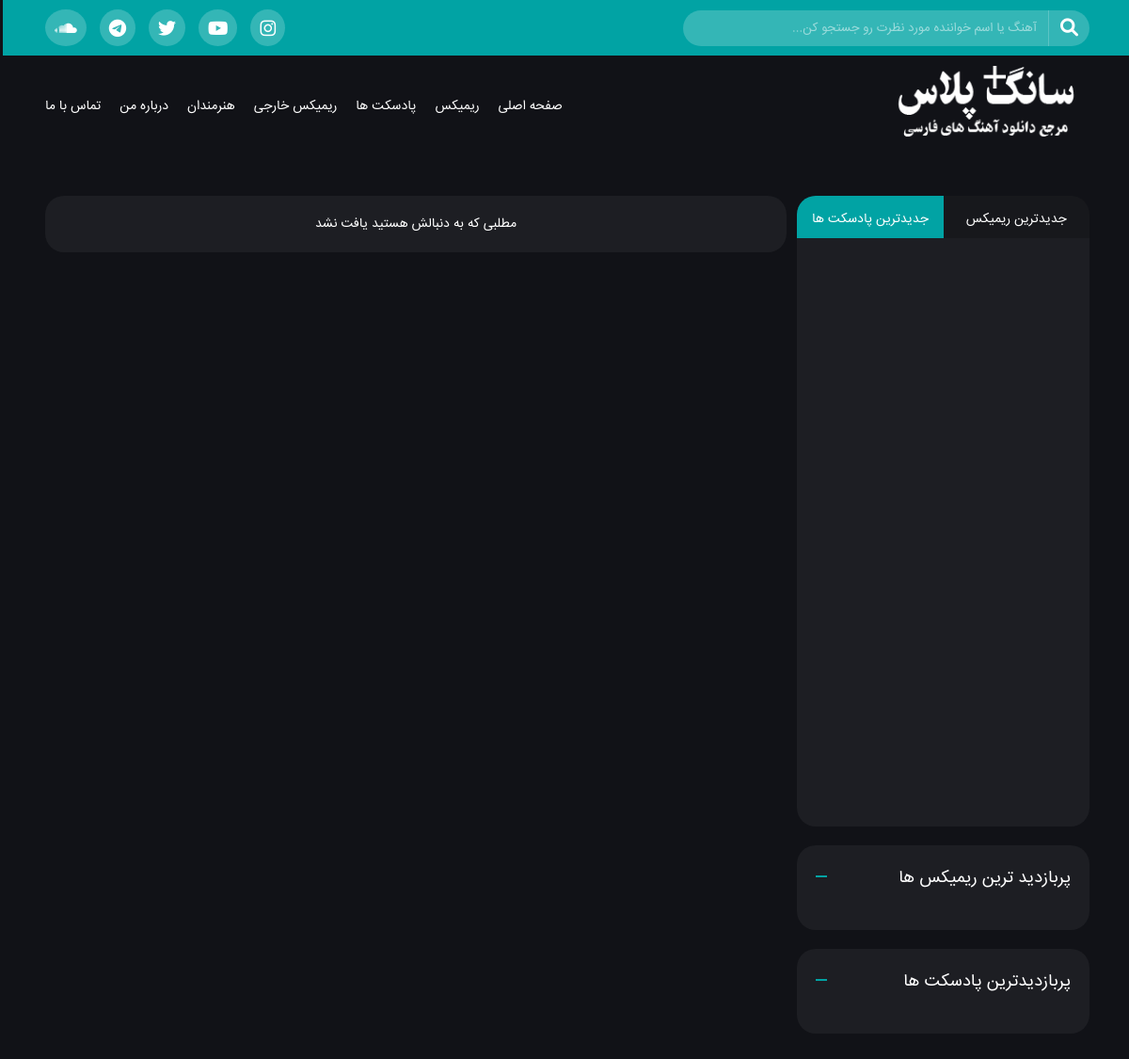
Screenshot of /search-result/ with the database file from the repository.
### artist/models.py (models this page shows)
class SocialNetwork(models.Model):
    SOCIAL_MEDIA=(
        ('instagram','Instagram'),
        ('youtube','YouTube'),
        ('facebook','Facebook'),
        ('twitter','Twitter'),
        ('telegram','Telegram'),
        ('youtube','Aparat'),
        ('soundcloud','SoundCloud'),
    )
    social_network_name=models.CharField(
        choices=SOCIAL_MEDIA,
        max_length=50,
        verbose_name='شبکه اجتماعی',
        help_text='نام شبکه اجتماعی را وارد کنید',
    )
    url=models.URLField(
        max_length=500,
        verbose_name='لینک شبکه اجتماعی را وار',
    )
    content_type = models.ForeignKey(
        ContentType,
        on_delete=models.CASCADE
    )
    object_id = models.PositiveIntegerField()
    content_object = GenericForeignKey()
    class Meta:
        verbose_name='شبکه اجتماعی'
        verbose_name_plural='شبکه های اجتماعی'

### about/models.py (models this page shows, shortened)
class AboutWebsite(models.Model):
    logo=models.ImageField(
        upload_to='images/about/logo/',
        verbose_name='لوگو',
    )
    favicon=models.ImageField(
        upload_to='images/about/logo',
        verbose_name='فاویکون',
        null=True,
        blank=True,
        help_text='ابعاد عکس 16 * 16',
    )
    name=models.CharField(
        max_length=100,
        verbose_name='نام وب سایت'
    )
    description=RichTextField(
        verbose_name='توضیحات',
    )
    class Meta:
        verbose_name='درباره وب سایت'
        verbose_name_plural='درباره وب سایت'

### category/models.py (models this page shows, shortened)
class Category(AbstractCommonField,AbstractDateFeild):
    parent=models.ForeignKey(
        'self',
        on_delete=models.CASCADE,
        verbose_name='والد',
        blank=True,
        null=True,
        related_name='child',
    )
    title=models.CharField(
        max_length=250,
        verbose_name='عنوان',
    )
    objects=CategoryManager()
    class Meta:
        abstract=True
        verbose_name='دسته بندی'
        verbose_name_plural='دسته بندی ها'

class TrackCategory(Category):
    class Meta:
        verbose_name='دسته بندی موزیک'
        verbose_name_plural='دسته بندی موزیک ها'
    def tracks_of_category_and_sub_category(self):
        from music.models import Track
        sub_categories_id=self.child.active().values_list('id',flat=True)
        if sub_categories_id:
            return Track.objects.active().filter(
                Q(category__id__in=sub_categories_id)|
                Q(category__id=self.id)
            ).distinct()
        return self.tracks.active()
    def last_tracks(self):
        return self.tracks_of_category_and_sub_category().order_by('-published')
    def most_visited_tracks(self):
        return self.tracks_of_category_and_sub_category().annotate(
            count=Count('hits')
        ).order_by('-count')
    def find_tracks(self,filter='time'):
        if filter == 'visit':
            return self.most_visited_tracks()
        else:
            return self.last_tracks
    def get_absolute_url(self):
        return reverse("music:tracks_of_category", args=[self.slug])

class ArtistCategory(Category):
    class Meta:
        verbose_name='دسته بندی هنرمند'
        verbose_name_plural='دسته بندی هنرمند ها'
    def get_absolute_url(self):
        return reverse("artist:artists_of_category", args=[self.slug])

### site_control/models.py (models this page shows, shortened)
class AbstractManageContent(AbstractDateFeild):
    FILTER_BASE=(
        ('time','زمان'),
        ('visit','بازدید')
    )
    title=models.CharField(
        max_length=250,
        verbose_name='عنوان'
    )
    status=models.BooleanField(
        default=True,
        verbose_name='وضعیت',
    )
    filter_base=models.CharField(
        choices=FILTER_BASE,
        max_length=5,
        verbose_name='فیلتر',
        help_text='در این قسمت شما میتوانید مشخص کنید که فیلتر بر اساس جدید ترین آیتم ها یا پربازدید ترین ها صورت بگیرد'
    )
    class Meta:
        abstract=True

class HomePage(AbstractManageContent):
    category=models.ForeignKey(
        TrackCategory,
        on_delete=models.PROTECT,
        related_name='home_contents',
        verbose_name='دسته بندی',
    )
    class Meta:
        verbose_name='مدیریت محتوای صفحه اصلی '
        verbose_name_plural='مدیریت محتوای صفحه اصلی '

class Sidebar(AbstractManageContent):
    category=models.ForeignKey(
        TrackCategory,
        on_delete=models.PROTECT,
        related_name='sidbars',
        verbose_name='دسته بندی',
    )
    class Meta:
        verbose_name='نوار کناری'
        verbose_name_plural='نوارهای کناری'

### music/views.py (the view)
# urls.py: path('search-result/',views.SearchTrackOrArtist.as_view(),name='search'),
class SearchTrackOrArtist(ListView):
    template_name='remix/music/search-result.html'
    context_object_name='results'
    paginate_by=10
    def get_queryset(self):
        query=self.request.GET.get('q','')
        tracks=Track.objects.active().filter(
            Q(title__icontains=query) |
            Q(finglish_title__icontains=query) |
            Q(artists__name__icontains=query)
        ).distinct()
        artists=Artist.objects.active().filter(
            name__icontains=query
        ).distinct()
        if tracks.exists() and artists.exists():
            result=list(chain(tracks,artists))
            return result
        return artists or tracks

### templates/remix/music/search-result.html (shortened to what this page needs)
{% extends 'remix/base.html'%}
{% load tags %}
{% block body %}
<div class="archive">
    <div class="container">
        <div class="box-single">
            <div class="main-single">
                {% for result in results %}
                    {% return_class_name result as class_name %}
                    {% if class_name == 'Track' %}
                    <div class="post-single">
                        <a href="{{result.get_absolute_url}}" class="search-page">{{result.title}}</a>
                    </div>
                    {% elif class_name == 'Artist' %}
                    <div class="post-single">
                        <a href="{{result.get_absolute_url}}" class="search-page">هنرمند {{result.name}}</a>
                    </div>
                    {% endif %}
                {% empty %}
                    {% include 'remix/site_control/not-found.html' %}
                {% endfor %}
            </div>
            {% sidbar %}
        </div>
    </div>
</div>
{% endblock body %}

### templates/remix/base.html (shortened to what this page needs)
{% load static %}
{% load tags %}
{% load about_tags %}
<!DOCTYPE html>
<html lang="fa">
<head>
    <link rel="stylesheet" href="{% static '/remix/css/all.css' %}">
    <link rel="stylesheet" href="{% static '/remix/css/owl.carousel.min.css' %}">
    <link rel="stylesheet" href="{% static '/remix/css/owl.theme.default.min.css' %}">
    <link rel="stylesheet" href="{% static '/remix/css/style.css' %}">
</head>
<body>
{% top_menue %}
{% navbar %}
{% block body%}
{% endblock body%}
</body>
</html>

### templates/remix/top-menue.html
<div class="top-menu">
    <div class="container">
        <div class="top-menu-box">
            <div class="top-menu-right">
                <form action="{% url 'music:search'%}" method="get">
                    <button type="submit">
                        <i class="fa fa-search"></i>
                    </button>
                    <input type="search" class="search-top-menu" placeholder="آهنگ یا اسم خواننده مورد نظرت رو جستجو کن..." name="q">
                </form>
            </div>
            <div class="top-menu-left">
                {% for social_network in about_me.social_networks.all %}
                        <a href="{{social_network.url}}"><i class="fab fa-{{social_network.social_network_name}}"></i> </a>
                {% endfor %}
            </div>
        </div>
    </div>
</div>

### templates/remix/navbar/navbar.html (shortened to what this page needs)
{% load static %}
<header class="menu">
    <div class="container">
        <div class="box-menu">
            <div class="menu-right">
                <div class="logo">
                    <a href="/">
                        <img src="{{website.logo.url}}">
                    </a>
                </div>
            </div>
            <div class="menu-left">
                <ul>
                    <li><a href="/">صفحه اصلی</a></li>
                    {% include 'remix/navbar/categories.html' %}
                    {% if about_me %}
                        <li><a href="{{about_me.get_absolute_url}}">درباره من</a></li>
                    {% endif %}
                    <li><a href="#" id="open_contact_box">تماس با ما</a> </li>
                </ul>
            </div>
        </div>
    </div>
</header>

### templates/remix/navbar/categories.html (shortened to what this page needs)
{% for category in track_categories %}
    {% if not category.child.active.exists and category.parent == None %}
        <li><a href="{{category.get_absolute_url}}">{{category.title}}</a></li>
    {% endif %}
{% endfor %}
{% for category in artist_categories %}
    {% if not category.child.exists and category.parent == None %}
        <li><a href="{{category.get_absolute_url}}">{{category.title}}</a></li>
    {% elif category.child.active  %}
        <li><a href="{{category.get_absolute_url}}">{{category.title}}</a>
        </li>
    {% endif %}
{% endfor %}

### templates/remix/site_control/not-found.html
<div class="post-single">
    <p class="not-found"> مطلبی که به دنبالش هستید یافت نشد </p>
</div>

### templates/remix/site_control/sidbar.html (shortened to what this page needs)
{% load static %}
{% load tags %}
<div class="sidebar">
    {% if static_sidbars %}
    <div class="single-widget">
        <div class="tabs">
            {% for static_sidbar in static_sidbars %}
                <div class="tabby-tab">
                    <label for="tab-{{forloop.counter}}">{{static_sidbar.title}}</label>
                    <div class="tabby-content">
                        <ul>
                        </ul>
                    </div>
                </div>
            {% endfor %}
        </div>
    </div>
    {% endif %}
    {% if dynamic_sidbars %}
        {% for sidbar in dynamic_sidbars %}
            <div class="single-widget">
                <h4>{{sidbar.title}}</h4>
                <ul>
                </ul>
            </div>
        {%endfor %}
    {% endif %}
</div>

### rows the page displays
AboutWebsite: logo (picture)
TrackCategory: title "ریمیکس"
TrackCategory: title "پادسکت ها"
TrackCategory: title "ریمیکس خارجی"
ArtistCategory: title "هنرمندان"
HomePage: title "جدیدترین ریمیکس"
HomePage: title "جدیدترین پادسکت ها"
Sidebar: title "پربازدید ترین ریمیکس ها"
Sidebar: title "پربازدیدترین پادسکت ها"
